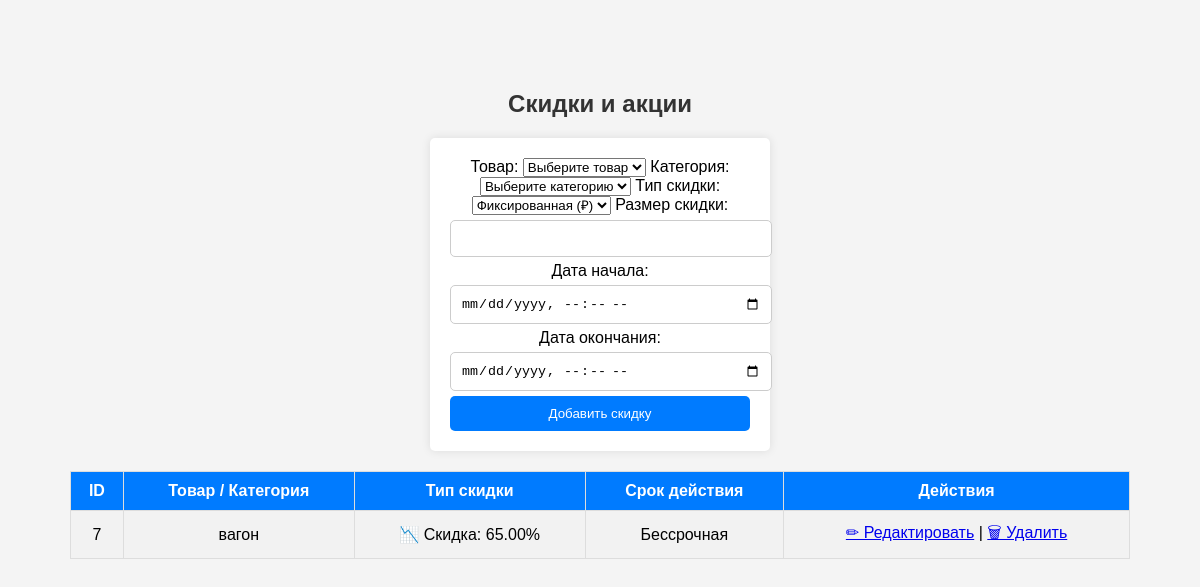
The page /admin/discounts.php (signed in) on the database as committed earlier.
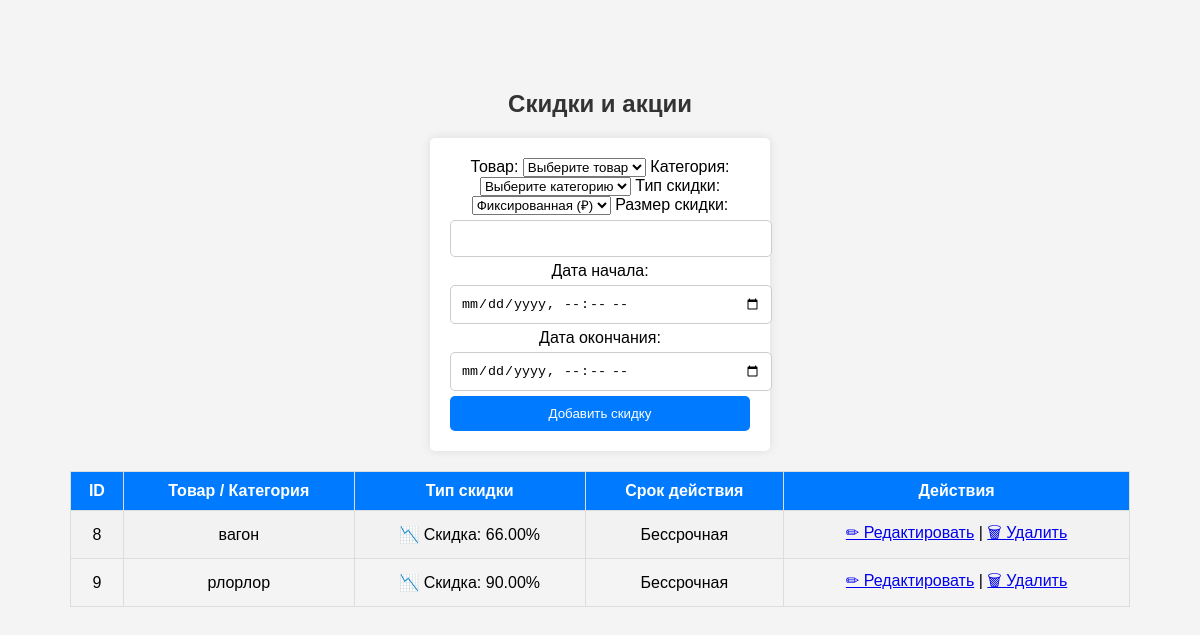
The same page on the database as committed later.
### tables this page shows
CREATE TABLE `discounts` (
  `id` int(11) NOT NULL AUTO_INCREMENT,
  `product_id` int(11) DEFAULT NULL,
  `category_id` int(11) DEFAULT NULL,
  `discount_type` enum('fixed','percentage') NOT NULL,
  `discount_value` decimal(10,2) NOT NULL,
  `start_date` datetime DEFAULT NULL,
  `end_date` datetime DEFAULT NULL,
  PRIMARY KEY (`id`),
  KEY `product_id` (`product_id`),
  KEY `category_id` (`category_id`),
  CONSTRAINT `discounts_ibfk_1` FOREIGN KEY (`product_id`) REFERENCES `products` (`id`) ON DELETE CASCADE,
  CONSTRAINT `discounts_ibfk_2` FOREIGN KEY (`category_id`) REFERENCES `categories` (`id`) ON DELETE CASCADE
);

CREATE TABLE `products` (
  `id` int(11) NOT NULL AUTO_INCREMENT,
  `name` varchar(255) NOT NULL,
  `description` text DEFAULT NULL,
  `price` decimal(10,2) NOT NULL,
  `image` varchar(255) DEFAULT NULL,
  `category` varchar(100) DEFAULT NULL,
  `stock` int(11) DEFAULT 0,
  `created_at` timestamp NOT NULL DEFAULT current_timestamp(),
  `category_id` int(11) NOT NULL,
  `images` text DEFAULT NULL,
  `sku` varchar(50) NOT NULL,
  `subcategory` varchar(100) NOT NULL,
  `size` varchar(50) NOT NULL,
  `material` varchar(100) NOT NULL,
  `status` tinyint(1) NOT NULL DEFAULT 1,
  `slug` varchar(255) NOT NULL,
  `seo_title` varchar(255) DEFAULT NULL,
  `seo_description` text DEFAULT NULL,
  `seo_keywords` varchar(255) DEFAULT NULL,
  PRIMARY KEY (`id`),
  UNIQUE KEY `slug` (`slug`)
);

### admin/discounts.php (the view, shortened to what this page needs)
<?php
require_once '../database/db.php';
$discounts = $conn->query("SELECT d.*, p.name AS product_name, c.name AS category_name
                           FROM discounts d
                           LEFT JOIN products p ON d.product_id = p.id
                           LEFT JOIN categories c ON d.category_id = c.id
                           ORDER BY d.end_date DESC")->fetchAll(PDO::FETCH_ASSOC);
?>
<!DOCTYPE html>
<html lang="ru">
<head>
    <link rel="stylesheet" href="styles.css">
</head>
<body>
<h2>Скидки и акции</h2>
<form method="POST" action="add_discount.php">
    <label>Товар:</label>
    <select name="product_id">
        <option value="">Выберите товар</option>
    </select>
    <label>Категория:</label>
    <select name="category_id">
        <option value="">Выберите категорию</option>
    </select>
    <label>Тип скидки:</label>
    <select name="discount_type" required>
        <option value="fixed">Фиксированная (₽)</option>
    </select>
    <label>Размер скидки:</label>
    <input type="number" step="0.01" name="discount_value" required>
    <label>Дата начала:</label>
    <input type="datetime-local" name="start_date">
    <label>Дата окончания:</label>
    <input type="datetime-local" name="end_date">
    <button type="submit">Добавить скидку</button>
</form>
<table border="1">
    <tr>
        <th>ID</th>
        <th>Товар / Категория</th>
        <th>Тип скидки</th>
        <th>Срок действия</th>
        <th>Действия</th>
    </tr>
    <?php foreach ($discounts as $d): ?>
    <tr>
        <td><?= $d['id']; ?></td>
        <td><?= $d['product_name'] ?? $d['category_name'] ?? 'Все товары'; ?></td>
        <td>
    <?php if ($d['discount_type'] == 'fixed'): ?>
        💵 Скидка: <?= "₽ " . number_format($d['discount_value'], 2, '.', ''); ?>
    <?php elseif ($d['discount_type'] == 'percentage'): ?>
        📉 Скидка: <?= $d['discount_value'] . "%"; ?>
    <?php else: ?>
        ❌ Ошибка: нет данных
    <?php endif; ?>
</td>
        <td><?= $d['start_date'] ? $d['start_date'] . ' - ' . $d['end_date'] : 'Бессрочная'; ?></td>
        <td>
        <a href="edit_discount.php?id=<?= $d['id']; ?>">✏ Редактировать</a> |
    <a href="delete_discount.php?id=<?= $d['id']; ?>" onclick="return confirm('Удалить скидку?');">🗑 Удалить</a>   </td>
    </tr>
    <?php endforeach; ?>
</table>
</body>
</html>

Rows that differ between the two databases and show on the page:
removed discounts: id "7", product.name "вагон", discount_value "65.00", shows "Бессрочная"
added discounts: id "8", product.name "вагон", discount_value "66.00", shows "Бессрочная"
added discounts: id "9", product.name "рлорлор", discount_value "90.00", shows "Бессрочная"
